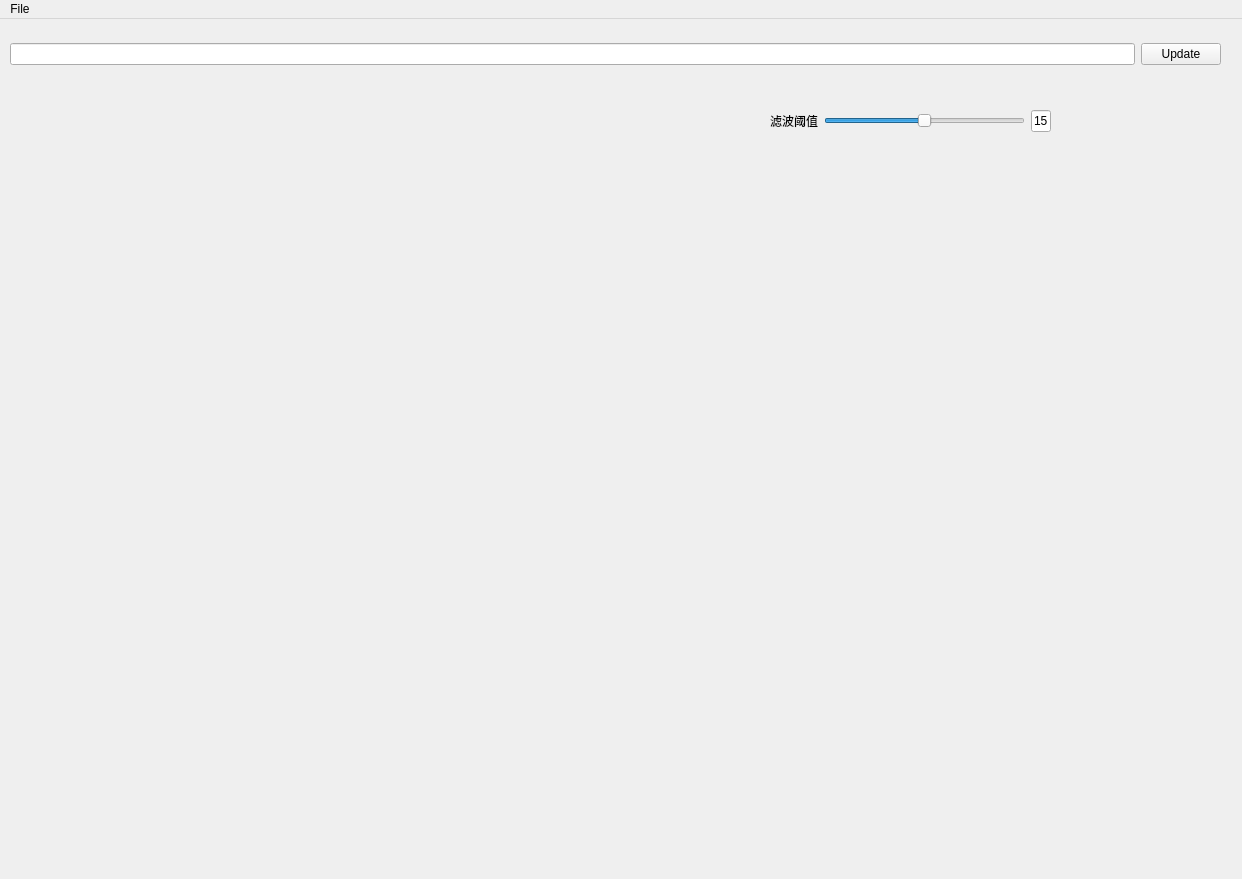
<?xml version="1.0" encoding="UTF-8"?>
<ui version="4.0">
 <class>mplMainWindow</class>
 <widget class="QMainWindow" name="mplMainWindow">
  <property name="geometry">
   <rect>
    <x>0</x>
    <y>0</y>
    <width>1242</width>
    <height>879</height>
   </rect>
  </property>
  <property name="windowTitle">
   <string>MainWindow</string>
  </property>
  <widget class="QWidget" name="centralWidget">
   <widget class="QWidget" name="horizontalLayoutWidget">
    <property name="geometry">
     <rect>
      <x>10</x>
      <y>20</y>
      <width>1211</width>
      <height>31</height>
     </rect>
    </property>
    <layout class="QHBoxLayout" name="horizontalLayout">
     <item>
      <widget class="QLineEdit" name="lineEdit"/>
     </item>
     <item>
      <widget class="QPushButton" name="mplpushButton">
       <property name="text">
        <string>Update</string>
       </property>
      </widget>
     </item>
    </layout>
   </widget>
   <widget class="MplWidget" name="mpl" native="true">
    <property name="geometry">
     <rect>
      <x>10</x>
      <y>60</y>
      <width>751</width>
      <height>591</height>
     </rect>
    </property>
    <property name="sizePolicy">
     <sizepolicy hsizetype="Expanding" vsizetype="Expanding">
      <horstretch>0</horstretch>
      <verstretch>0</verstretch>
     </sizepolicy>
    </property>
   </widget>
   <widget class="QWidget" name="horizontalLayoutWidget_2">
    <property name="geometry">
     <rect>
      <x>770</x>
      <y>90</y>
      <width>281</width>
      <height>24</height>
     </rect>
    </property>
    <layout class="QHBoxLayout" name="horizontalLayout_2">
     <item>
      <widget class="QLabel" name="label">
       <property name="text">
        <string>滤波阈值</string>
       </property>
      </widget>
     </item>
     <item>
      <widget class="QSlider" name="thresholdSlider">
       <property name="sizePolicy">
        <sizepolicy hsizetype="Expanding" vsizetype="Expanding">
         <horstretch>0</horstretch>
         <verstretch>0</verstretch>
        </sizepolicy>
       </property>
       <property name="maximum">
        <number>30</number>
       </property>
       <property name="sliderPosition">
        <number>15</number>
       </property>
       <property name="orientation">
        <enum>Qt::Horizontal</enum>
       </property>
      </widget>
     </item>
     <item>
      <widget class="QLineEdit" name="lineEdit_2">
       <property name="maximumSize">
        <size>
         <width>20</width>
         <height>16777215</height>
        </size>
       </property>
       <property name="cursor">
        <cursorShape>ArrowCursor</cursorShape>
       </property>
       <property name="text">
        <string>15</string>
       </property>
      </widget>
     </item>
    </layout>
   </widget>
  </widget>
  <widget class="QMenuBar" name="mplmenuBar">
   <property name="geometry">
    <rect>
     <x>0</x>
     <y>0</y>
     <width>1242</width>
     <height>23</height>
    </rect>
   </property>
   <widget class="QMenu" name="mplmenuFile">
    <property name="title">
     <string>File</string>
    </property>
    <addaction name="mplaactionOpen"/>
    <addaction name="separator"/>
    <addaction name="mplactionQuit"/>
   </widget>
   <addaction name="mplmenuFile"/>
  </widget>
  <action name="mplaactionOpen">
   <property name="text">
    <string>Open</string>
   </property>
  </action>
  <action name="mplactionQuit">
   <property name="text">
    <string>Quit</string>
   </property>
  </action>
 </widget>
 <customwidgets>
  <customwidget>
   <class>MplWidget</class>
   <extends>QWidget</extends>
   <header location="global">mplwidget</header>
   <container>1</container>
  </customwidget>
 </customwidgets>
 <resources/>
 <connections/>
</ui>
